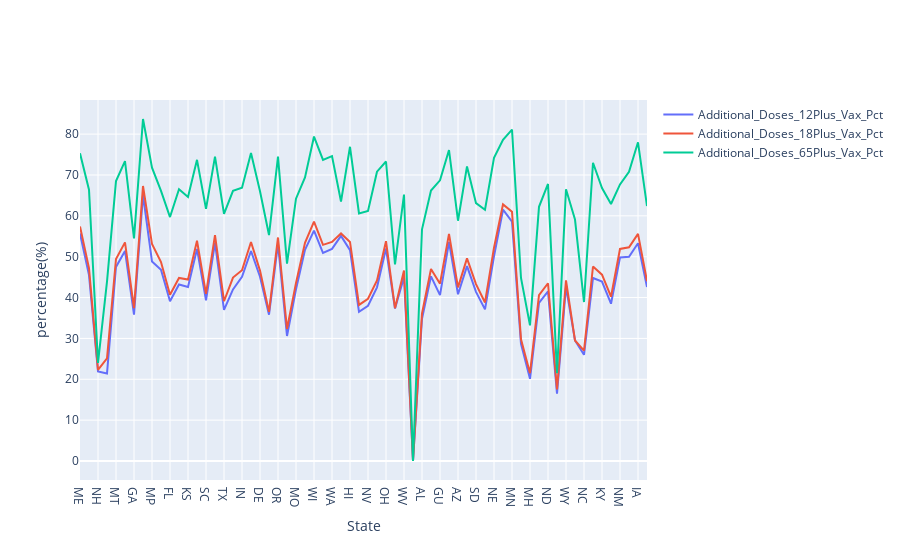

Notebook code cell kept with this figure:
### Code cell
def plotvaccfunction(date,feature):
    #data formal: mm/dd/yyyy
    #feature: a list
    vacc = pd.read_csv('C:/Users/12127/Desktop/COVID-19_Vaccinations_in_the_United_States_Jurisdiction.csv')
    vacc = vacc.loc[vacc['Date']==date]
    x = vacc['Location'].tolist()
    data = []
    for fea in feature:
        
        temp_lst = vacc[fea].tolist()
    #eight = vacc['Series_Complete_18PlusPop_Pct'].tolist()
    #sw = vacc['Series_Complete_65PlusPop_Pct'].tolist()
    
        trace = go.Scatter(
          x = np.array(x),
          y = np.array(temp_lst),
          mode = 'lines',
          name = fea
        )
        data.append(trace)
   

    

    layout = dict( xaxis = dict(title = 'State'), yaxis = dict(title = 'percentage(%)'))
    fig = dict(data=data, layout=layout)
    #fig.update_layout(title_text='Comparison of different ages', title_x=0.5,font=dict(size=18))
    py.iplot(fig )

    
date = '02/27/2022'
feature = ['Additional_Doses_12Plus_Vax_Pct','Additional_Doses_18Plus_Vax_Pct','Additional_Doses_65Plus_Vax_Pct']
plotvaccfunction(date,feature)

### Figure 1 — Plotly figure (JSON) as saved in the notebook; plotly's stock layout.template omitted (floating-point values rounded to 4 significant figures)
{"data": [{"mode": "lines", "name": "Additional_Doses_12Plus_Vax_Pct", "type": "scatter", "x": ["ME", "NY", "NH", "AS", "MT", "CT", "GA", "PW", "MP", "NJ", "FL", "TN", "KS", "CO", "SC", "MI", "TX", "ID", "IN", "IL", "DE", "DC", "OR", "IH2", "MO", "MA", "WI", "MD", "WA", "PR", "HI", "MS", "NV", "AK", "OH", "VA2", "WV", "DD2", "AL", "US", "GU", "RI", "AZ", "VA", "SD", "OK", "NE", "VT", "MN", "VI", "MH", "AR", "ND", "FM", "WY", "BP2", "NC", "UT", "KY", "LA", "NM", "CA", "IA", "PA"], "y": [55.7, 45.5, 21.9, 21.4, 47.5, 51.4, 35.8, 65.1, 48.8, 46.8, 39.1, 43.2, 42.6, 51.9, 39.3, 53.4, 37, 42, 45.1, 51.4, 45.1, 35.8, 53.1, 30.6, 42, 51.7, 56.4, 50.9, 51.9, 55.1, 51.6, 36.5, 38, 42.5, 52, 37.3, 45, 0.1, 34.8, 45.2, 40.6, 53.6, 40.8, 47.7, 41.4, 37.1, 50.1, 61.5, 58.6, 28.7, 20.1, 38.7, 41.5, 16.5, 42.6, 29.5, 26, 44.8, 43.9, 38.5, 49.8, 50, 53.3, 42.6]}, {"mode": "lines", "name": "Additional_Doses_18Plus_Vax_Pct", "type": "scatter", "x": ["ME", "NY", "NH", "AS", "MT", "CT", "GA", "PW", "MP", "NJ", "FL", "TN", "KS", "CO", "SC", "MI", "TX", "ID", "IN", "IL", "DE", "DC", "OR", "IH2", "MO", "MA", "WI", "MD", "WA", "PR", "HI", "MS", "NV", "AK", "OH", "VA2", "WV", "DD2", "AL", "US", "GU", "RI", "AZ", "VA", "SD", "OK", "NE", "VT", "MN", "VI", "MH", "AR", "ND", "FM", "WY", "BP2", "NC", "UT", "KY", "LA", "NM", "CA", "IA", "PA"], "y": [57.4, 47.2, 22.3, 25.1, 49.4, 53.5, 37.4, 67.3, 53.1, 48.7, 40.7, 44.8, 44.4, 53.9, 40.9, 55.3, 39.1, 44.9, 46.7, 53.6, 46.6, 36.5, 54.7, 32.3, 43.6, 53.4, 58.6, 52.9, 53.6, 55.7, 53.6, 38.2, 39.7, 44.2, 53.8, 37.4, 46.6, 0.1, 36.1, 47, 43.4, 55.6, 42.5, 49.6, 43.3, 38.8, 52.2, 62.8, 61, 29.8, 21.5, 40.6, 43.5, 17.5, 44.2, 29.5, 27, 47.6, 45.6, 40.2, 51.9, 52.3, 55.6, 44]}, {"mode": "lines", "name": "Additional_Doses_65Plus_Vax_Pct", "type": "scatter", "x": ["ME", "NY", "NH", "AS", "MT", "CT", "GA", "PW", "MP", "NJ", "FL", "TN", "KS", "CO", "SC", "MI", "TX", "ID", "IN", "IL", "DE", "DC", "OR", "IH2", "MO", "MA", "WI", "MD", "WA", "PR", "HI", "MS", "NV", "AK", "OH", "VA2", "WV", "DD2", "AL", "US", "GU", "RI", "AZ", "VA", "SD", "OK", "NE", "VT", "MN", "VI", "MH", "AR", "ND", "FM", "WY", "BP2", "NC", "UT", "KY", "LA", "NM", "CA", "IA", "PA"], "y": [75.3, 66.4, 24, 43.9, 68.5, 73.4, 54.5, 83.7, 71.8, 66.1, 59.7, 66.5, 64.6, 73.7, 61.7, 74.5, 60.5, 66.1, 66.9, 75.4, 66, 55.3, 74.5, 48.3, 64.2, 69.4, 79.4, 73.7, 74.6, 63.5, 76.9, 60.6, 61.2, 70.8, 73.3, 48.1, 65.2, 0, 56.7, 66.2, 68.7, 76.1, 58.8, 72.1, 63.1, 61.5, 74.2, 78.6, 81.1, 44.8, 33.2, 62.2, 67.8, 21.5, 66.5, 59.1, 38.9, 73, 66.8, 62.9, 67.7, 70.8, 78, 62.4]}], "layout": {"xaxis": {"title": {"text": "State"}}, "yaxis": {"title": {"text": "percentage(%)"}}}}
